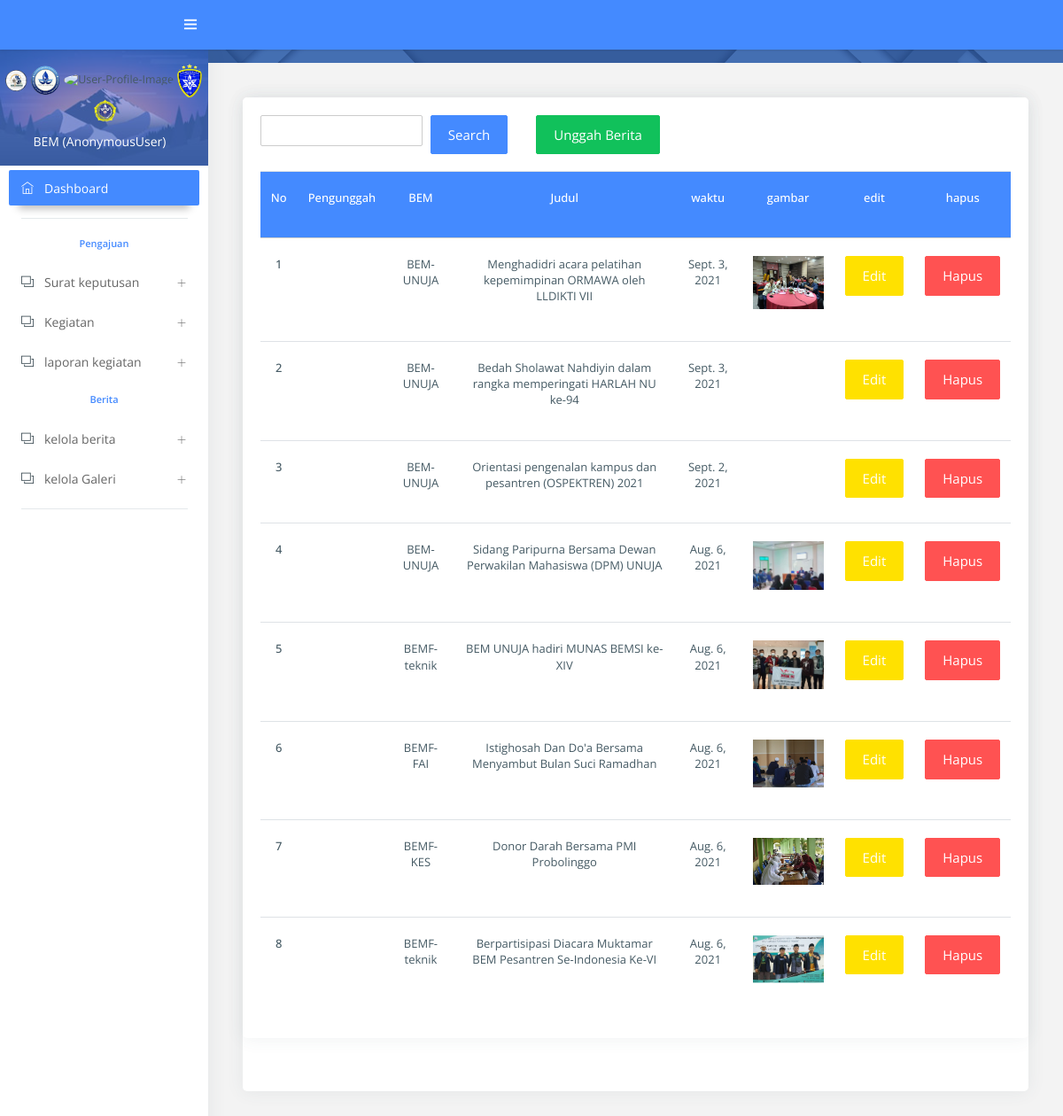
/adminberita, run on the app's committed database.
### data/models.py (models this page shows, shortened)
class berita(models.Model):
    id_Adminbem = models.ForeignKey(Adminbem, blank=True, null= True, on_delete=models.SET_NULL)
    judul = models.CharField(max_length=200, blank=True, null=True)
    deskripsi = models.CharField(max_length=132, blank=True, null=True)
    isi = RichTextField(blank=True, null=True)
    gambar = models.ImageField(default='erorgambar.jpg', blank=True)
    date_created= models.DateField(auto_now_add=True, null=True)
    class Meta:
        verbose_name_plural ="berita"

class Adminbem(models.Model):
    CATEGORY=( ('BEM-UNUJA', 'BEM-UNUJA'), ('BEMF-teknik' , 'BEMF-teknik'), ('BEMF-FAI' , 'BEMF-FAI'), ('BEMF-KES' , 'BEMF-KES'), ('BEMF-Soshum' , 'BEMF-Soshum'),)
    id_Adminbem = models.AutoField(primary_key = True)
    user = models.OneToOneField(User, blank=True, null=True, on_delete=models.CASCADE)
    jenis_bem = models.CharField(max_length=200, blank=True, null=True)
    no_rekening = models.IntegerField(blank=True, null=True)
    telp_anggota =  models.IntegerField(blank=True, default='628')
    Email =  models.CharField(max_length=100, blank=True, null=True)
    class Meta:
        verbose_name_plural ="Adminbem"

### data/views.py (the view)
# urls.py: path('adminberita', views.adminberita, name='adminberita'),
def adminberita(request):
    list_berita = berita.objects.order_by('-id')
    filterberita = beritaFilter(request.GET, queryset=list_berita)
    list_berita = filterberita.qs
    context = {
        'judul': 'Halaman Berita',
        'berita':list_berita,
        'filter_berita' : filterberita,
        }
    return render(request, 'data/admin/halaman_berita.html', context)

### data/templates/data/admin/halaman_berita.html (shortened to what this page needs)
{% extends "data/BEM/base_BEM.html" %}
{% load static %}
{% load widget_tweaks %}
{% block content %}
<div class="pcoded-content">
    <div class="page-header">
        <div class="page-block">
            <div class="row align-items-center">
                <div class="col-md-8">
                </div>
                <div class="col-md-4">
                </div>
            </div>
        </div>
    </div>
    <div class="pcoded-inner-content">
        <div class="main-body">
            <div class="page-wrapper">
                <div class="page-body">
                    <div class="row">
                        <div class="col-xl-12">
                            <div class="card proj-progress-card">
                                <div class="">
                                    <div class="">
                                        <div class="page-body">
                                            <div class="card">
                                                <div class="card-block table-border-style">
                                                    <form method="get">
                                                        <div class="row">
                                                            <div style="margin-left: 15px;">{{ filter_berita.form.judul| add_class:"form-control" }}</div>
                                                            <button class="btn btn-primary" type="submit" style="margin-left: 9px;">search</button>
                                                            <a role="button" href="{% url 'form_cobatambah' %}" style="margin-left: 2pc;" type="button" class="btn btn-success waves-effect" data-toggle="tooltip" data-placement="right" title="tambah data proposal">
                                                                Unggah Berita
                                                            </a>
                                                        </div>
                                                        <br>
                                                    </form>
                                                    <div class="table-responsive">
                                                        <table class="table">
                                                            <thead>
                                                                <tr class="bg-primary" style="text-align: center;">
                                                                    <th><p>No</p></th>
                                                                    <th><p>Pengunggah</p></th>
                                                                    <th><p>BEM</p></th>
                                                                    <th><p>Judul</p></th>
                                                                    <th><p>waktu</p></th>
                                                                    <th><p>gambar</p></th>
                                                                    <th><p>edit</p></th>
                                                                    <th><p>hapus</p></th>
                                                                </tr>
                                                            </thead>
                                                            <tbody>
                                                                {% for data in berita %}
                                                                <tr style="text-align: center;">
                                                                    <th><p>{{forloop.counter}}</p></th>
                                                                    <td><p>{{data.id_Adminbem.nama_anggota}}</p></td>
                                                                    <td><p>{{data.id_Adminbem.jenis_bem}}</p></td>
                                                                    <td><p>{{data.judul}}</p></td>
                                                                    <td><p>{{data.date_created}}</p></td>
                                                                    <td><p><img class="img-80 img" src="{{data.gambar.url}}" alt=""></p></td>
                                                                    <td>
                                                                        <a class="btn btn-warning" href="{% url 'update_berita' data.id %}" role="button" title="hapus data proposal">Edit</a>
                                                                    </td>
                                                                    <td>
                                                                        <a class="btn btn-danger" href="{% url 'delete_berita' data.id %}" role="button" title="hapus data proposal">Hapus</a>
                                                                    </td>
                                                                </tr>
                                                                {% endfor %}
                                                            </tbody>
                                                        </table>
                                                    </div>
                                                </div>
                                            </div>
                                        </div>
                                    </div>
                                </div>
                            </div>
                        </div>
                    </div>
                </div>
            </div>
        </div>
    </div>
</div>
{% endblock content %}

### data/templates/data/BEM/base_BEM.html (shortened to what this page needs)
{% load static %}
<!DOCTYPE html>
<html lang="en">
<head>
    <link rel="stylesheet" href="{% static 'tadmin/pages/waves/css/waves.min.css' %}" type="text/css" media="all">
    <link rel="stylesheet" type="text/css" href="{% static 'tadmin/css/bootstrap/css/bootstrap.min.css' %}">
    <link rel="stylesheet" href="{% static 'tadmin/pages/waves/css/waves.min.css' %}" type="text/css" media="all">
    <link rel="stylesheet" type="text/css" href="{% static 'tadmin/icon/themify-icons/themify-icons.css' %}">
    <link rel="stylesheet" type="text/css" href="{% static 'tadmin/css/font-awesome-n.min.css' %}">
    <link rel="stylesheet" type="text/css" href="{% static 'tadmin/css/font-awesome.min.css' %}">
    <link rel="stylesheet" type="text/css" href="{% static 'tadmin/css/jquery.mCustomScrollbar.css' %}">
    <link rel="stylesheet" type="text/css" href="{% static 'tadmin/css/style.css' %}">
</head>
<body>
    <div id="pcoded" class="pcoded">
        <div class="pcoded-container navbar-wrapper">
            <nav class="navbar header-navbar pcoded-header">
                <div class="navbar-wrapper">
                    <div class="navbar-logo">
                        <a class="mobile-menu waves-effect waves-light" id="mobile-collapse" href="#!">
                            <i class="ti-menu"></i>
                        </a>
                    </div>
                </div>
            </nav>
            {% include "data/BEM/navbar_BEM.html" %}
            {% block content %}
            {% endblock content %}
        </div>
    </div>
</body>

### data/templates/data/BEM/navbar_BEM.html (shortened to what this page needs)
{% load static %}
<nav class="pcoded-navbar">
    <div class="pcoded-inner-navbar main-menu">
        <div class="">
            <div class="main-menu-header">
                <img class="img-50 img-radius" style="width: 25px;" src="{% static 'tumum/images/demo/logobemfsoshum.png' %}" alt="User-Profile-Image">
                <img class="img-50 img-radius" style="width: 35px;" src="{% static 'tumum/images/demo/logobemfai.png' %}" alt="User-Profile-Image">
                <img class="img-50 img-radius" style="width: 60px;" src="{% static 'tumum/images/demo/logo.png' %}" alt="User-Profile-Image">
                <img class="img-50 img-radius" style="width: 30px;" src="{% static 'tumum/images/demo/logobemft.png' %}" alt="User-Profile-Image">
                <img class="img-50 img-radius" style="width: 31px;" src="{% static 'tumum/images/demo/logobemfkes.png' %}" alt="User-Profile-Image">
                <div class="user-details">
                    <span id="more-details">BEM ({{ request.user }})</span>
                </div>
            </div>
        </div>
        <ul class="pcoded-item pcoded-left-item">
            <li class="active">
                <a href="{% url 'user-page' %}" class="waves-effect waves-dark">
                    <span class="pcoded-micon"><i class="ti-home"></i><b>D</b></span>
                    <span class="pcoded-mtext">Dashboard</span>
                </a>
            </li>
        </ul>
        <div class="pcoded-navigation-label" style="text-align: center;">pengajuan</div>
        <ul class="pcoded-item pcoded-left-item">
            <li class="pcoded-hasmenu">
                <a href="{% url 'skBEM_BEM' %}" class="waves-effect waves-dark">
                    <span class="pcoded-micon"><i class="ti-layers"></i><b>BC</b></span>
                    <span class="pcoded-mtext">Surat keputusan</span>
                </a>
            </li>
            <li class="pcoded-hasmenu">
                <a href="{% url 'proker_BEM' %}" class="waves-effect waves-dark">
                    <span class="pcoded-micon"><i class="ti-layers"></i><b>BC</b></span>
                    <span class="pcoded-mtext">Kegiatan</span>
                </a>
            </li>
            <li class="pcoded-hasmenu">
                <a href="{% url 'laporan_bem' %}" class="waves-effect waves-dark">
                    <span class="pcoded-micon"><i class="ti-layers"></i><b>BC</b></span>
                    <span class="pcoded-mtext">laporan kegiatan</span>
                </a>
            </li>
            <div class="pcoded-navigation-label" style="text-align: center;">berita</div>
            <li class="pcoded-hasmenu">
                <a href="{% url 'adminberita' %}" class="waves-effect waves-dark">
                    <span class="pcoded-micon"><i class="ti-layers"></i><b>BC</b></span>
                    <span class="pcoded-mtext">kelola berita</span>
                </a>
            </li>
            <li class="pcoded-hasmenu">
                <a href="{% url 'form_coba' %}" class="waves-effect waves-dark">
                    <span class="pcoded-micon"><i class="ti-layers"></i><b>BC</b></span>
                    <span class="pcoded-mtext">kelola Galeri</span>
                </a>
            </li>
    </div>
</nav>

### data on the page
berita: id_Adminbem.jenis_bem "BEM-UNUJA", judul "Menghadidri acara pelatihan kepemimpinan ORMAWA oleh LLDIKTI VII", date_created "Sept. 3, 2021", gambar (picture)
berita: id_Adminbem.jenis_bem "BEM-UNUJA", judul "Bedah Sholawat Nahdiyin dalam rangka memperingati HARLAH NU ke-94", date_created "Sept. 3, 2021"
berita: id_Adminbem.jenis_bem "BEM-UNUJA", judul "Orientasi pengenalan kampus dan pesantren (OSPEKTREN) 2021", date_created "Sept. 2, 2021"
berita: id_Adminbem.jenis_bem "BEM-UNUJA", judul "Sidang Paripurna Bersama Dewan Perwakilan Mahasiswa (DPM) UNUJA", date_created "Aug. 6, 2021", gambar (picture)
berita: id_Adminbem.jenis_bem "BEMF-teknik", judul "BEM UNUJA hadiri MUNAS BEMSI ke-XIV", date_created "Aug. 6, 2021", gambar (picture)
berita: id_Adminbem.jenis_bem "BEMF-FAI", judul "Istighosah Dan Do'a Bersama Menyambut Bulan Suci Ramadhan", date_created "Aug. 6, 2021", gambar (picture)
berita: id_Adminbem.jenis_bem "BEMF-KES", judul "Donor Darah Bersama PMI Probolinggo", date_created "Aug. 6, 2021", gambar (picture)
berita: id_Adminbem.jenis_bem "BEMF-teknik", judul "Berpartisipasi Diacara Muktamar BEM Pesantren Se-Indonesia Ke-VI", date_created "Aug. 6, 2021", gambar (picture)

### other printed values
{{ request.user }} "AnonymousUser"
